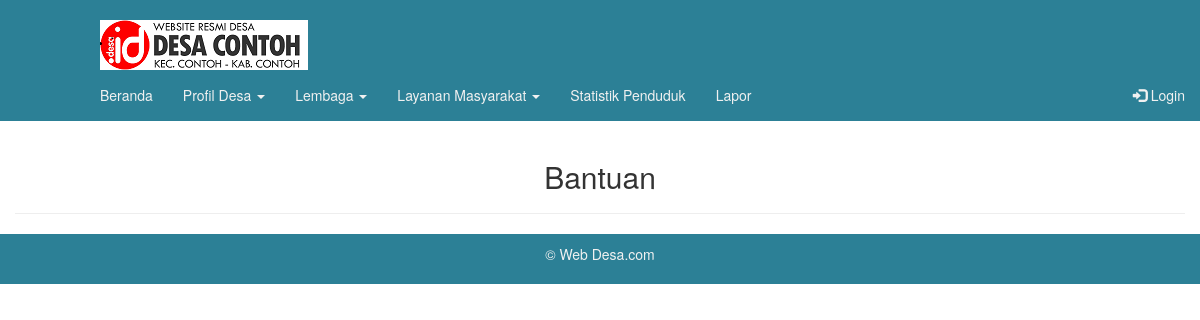
/index.php/bantuan, run on an earlier commit of the app's database.
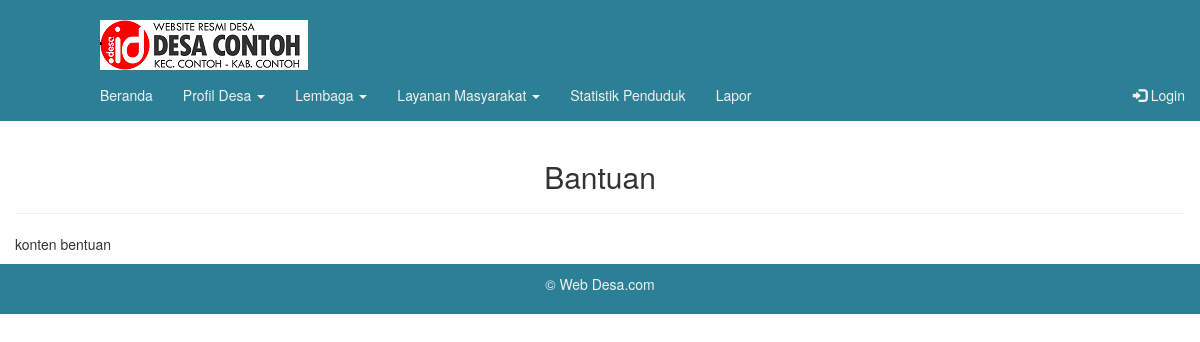
And on a later commit of the database.
### tables this page shows
CREATE TABLE IF NOT EXISTS `konten` (
  `id` int(11) NOT NULL,
  `jenis` varchar(255) NOT NULL,
  `isi` text NOT NULL
);

### application/views/userlayout/wrapper.php (called while the page is built)
<?php
require_once('head.php');
require_once('header.php');
require_once('konten.php');
require_once('footer.php');

### application/controllers/Bantuan.php (called while the page is built)
<?php if ( ! defined('BASEPATH')) exit('No direct script access allowed');
class Bantuan extends CI_Controller {
	public function index() {
		$data=array('title'=>'Bantuan',
					'isi'  =>'userpages/bantuan/bantuan'
						);
		$data['record']	= $this->m_global->get_data_all('konten', null, ['jenis'=>'bantuan']);
		$this->load->view('userlayout/wrapper',$data);
	}
}

### index.php (called while the page is built, shortened)
<?php
require_once BASEPATH.'core/CodeIgniter.php';

### application/views/userlayout/konten.php (called while the page is built, shortened)
<?php
if($isi){
	$this->load->view($isi);
}

### application/models/M_global.php (called while the page is built, shortened)
<?php if ( ! defined('BASEPATH')) exit('No direct script access allowed');
class M_global extends CI_Model {
	public function __construct(){
		$this->db->query("SET time_zone='+07:00'");
	}
	public function get_data_all( $table, $join = NULL, $where = NULL, $select = '*', $where_e = NULL, $order = NULL, $start = 0, $tampil = NULL, $group = NULL, $array = null )
	{
		if ( is_array($select))
		{
			$this->db->select( $select[0], $select[1] )->from($table);
		}
			else
		{
			$this->db->select($select)->from($table);
		}
		$query  = $this->db->get();
		( ! is_null( $array )
			? $result = $query->result_array()
			: $result = $query->result()
		);
		return $result;
	}
}

### application/views/userpages/bantuan/bantuan.php (the view)
<div class="konten">
  <div class="container">
    <div class="row">
    <center><h2>Bantuan</h2></center>
    <hr>
   		<?=$record[0]->isi; ?>
    </div>
  </div>
</div>

### application/views/userlayout/head.php (shortened to what this page needs)
<!DOCTYPE html>
<html lang="en">
  <head>
      <link rel="stylesheet" href="<?php echo base_url(); ?>assets/css/custom.css">
      <link rel="stylesheet" href="<?php echo base_url(); ?>assets/css/bootstrap.min.css">
      <link rel="stylesheet" href="<?php echo base_url(); ?>assets/css/bootstrap.css">
  </head>
  <body>

### application/views/userlayout/header.php (shortened to what this page needs)
<nav class="navbar navbar-fixed-top">
    <div class="header">
    <div class="logo">
    <br>
      <img src="<?php echo base_url(); ?>img/logo-desa.png" alt="Image">
    </div>
    </div>
    <div class="container-fluid">
      <div class="collapse navbar-collapse" id="myNavbar">
        <ul class="nav navbar-nav">
          <li class="active"><a class="fcm" href="<?php echo site_url('home/index')?>">Beranda</a></li>
            <li class="dropdown">
              <a class="dropdown-toggle fcm" data-toggle="dropdown" href="#">Profil Desa
              <span class="caret"></span></a>
            </li>
            <li class="dropdown">
              <a class="dropdown-toggle fcm" data-toggle="dropdown" href="#">Lembaga
              <span class="caret"></span></a>
            </li>
             <li class="dropdown">
              <a class="dropdown-toggle fcm" data-toggle="dropdown" href="#">Layanan Masyarakat
              <span class="caret"></span></a>
            </li>
            <li><a class="fcm" href="<?php echo site_url('statistik/index')?>">Statistik Penduduk</a></li>
            <li><a class="fcm" href="<?php echo site_url('lapor/index')?>">Lapor</a></li>
        </ul>
        <ul class="nav navbar-nav navbar-right">
          <li><a class="fcm" href="<?php echo site_url('login/index')?>"><span class="glyphicon glyphicon-log-in"></span> Login</a></li>
        </ul>
      </div>
    </div>
  </nav>

### application/views/userlayout/footer.php
<footer class="container-fluid text-center">
  <p class="white">&copy Web Desa.com</p>
</footer>
</body>
</html>

### assets/css/custom.css (style rules this page uses)
.logo { padding-left: 100px; }
footer { background-color: #2C8096; padding: 10px; }
nav.navbar.navbar-fixed-top { background-color: #2C8096; }
.navbar { position: relative; min-height: 50px; margin-bottom: 20px; border: 10px solid rgba(13, 27, 140, 0.52); }
.container-fluid { padding-right: 15px; padding-left: 15px; margin-right: auto; margin-left: auto; }
.fcm { color: #f1f1f1; }
.white { color: #f1f1f1; }
.konten { padding-top:140px; }

What changed in the data, as far as the page shows it:
now on this page (row edited): konten: isi "konten bentuan"
changed konten: isi empty → "<p>konten bentuan</p>\r\n" (drawn)
